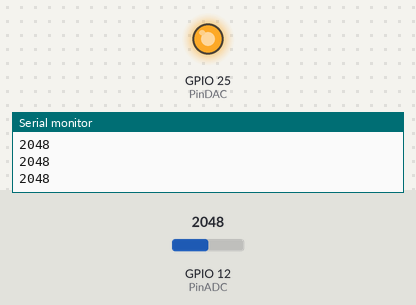
The sketch below on a simulated ESP32. Shown: output pins drawn as LEDs (lit = HIGH), the last lines printed to the serial monitor. Inputs (shaded band) come from the test bench; at power-on: GPIO 12 (PinADC) = 2048.

Above: at 1.01 s.
1.3 s: GPIO 12 (PinADC) set to 0
At 2.83 s:
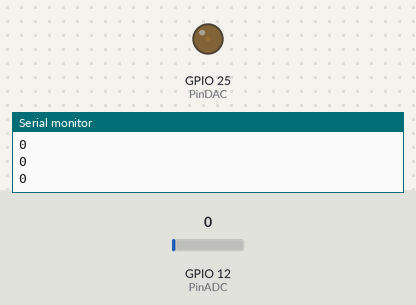
4.3 s: GPIO 12 (PinADC) set to 1228
At 5.59 s:
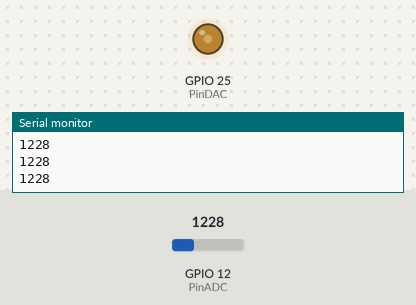
Timing chart, 0 to 13.3 s (numbered marks = the images above; inputs shaded):
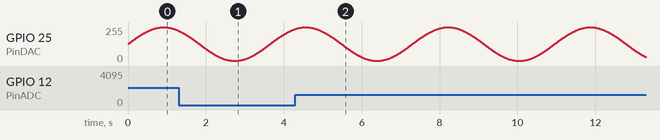

The sketch:

AnalogOutput_DACSIN.ino
```cpp
/*
 *Universidad Nacional Autónoma de México
 *Facultad de Ciencias
 *Licenciatura en Ciencias de la Computación
 *Seminario de Ciencias de la Computación A: Introducción al Internet de las Cosas
 *
 *Escrito por: M. en I. Valente Vázquez Velázquez
 *Última modificación: 1-enero-2023
 *https://sites.google.com/ciencias.unam.mx/introduccion-iot-fc/inicio
*/

//Definir pines
#define PinDAC 25
#define PinADC 12

void setup() {
  Serial.begin(115200); //Inicializar comunicación serial
  pinMode(PinDAC, OUTPUT); //Declaro pin como salida
  pinMode(PinADC, INPUT); //Declaro pin como entrada
}

void loop() {
  //Escribo un contínuo incremental de valore y los leo con el ADC
  for (int i = 0; i < 360; i++) {
    float seno = 126 * sin(i * M_PI / 180) + 128;
    dacWrite(PinDAC, seno);
    Serial.println(analogRead(PinADC));// * (3.3 / 4096.0));
    delay(10);
  }
}
```
